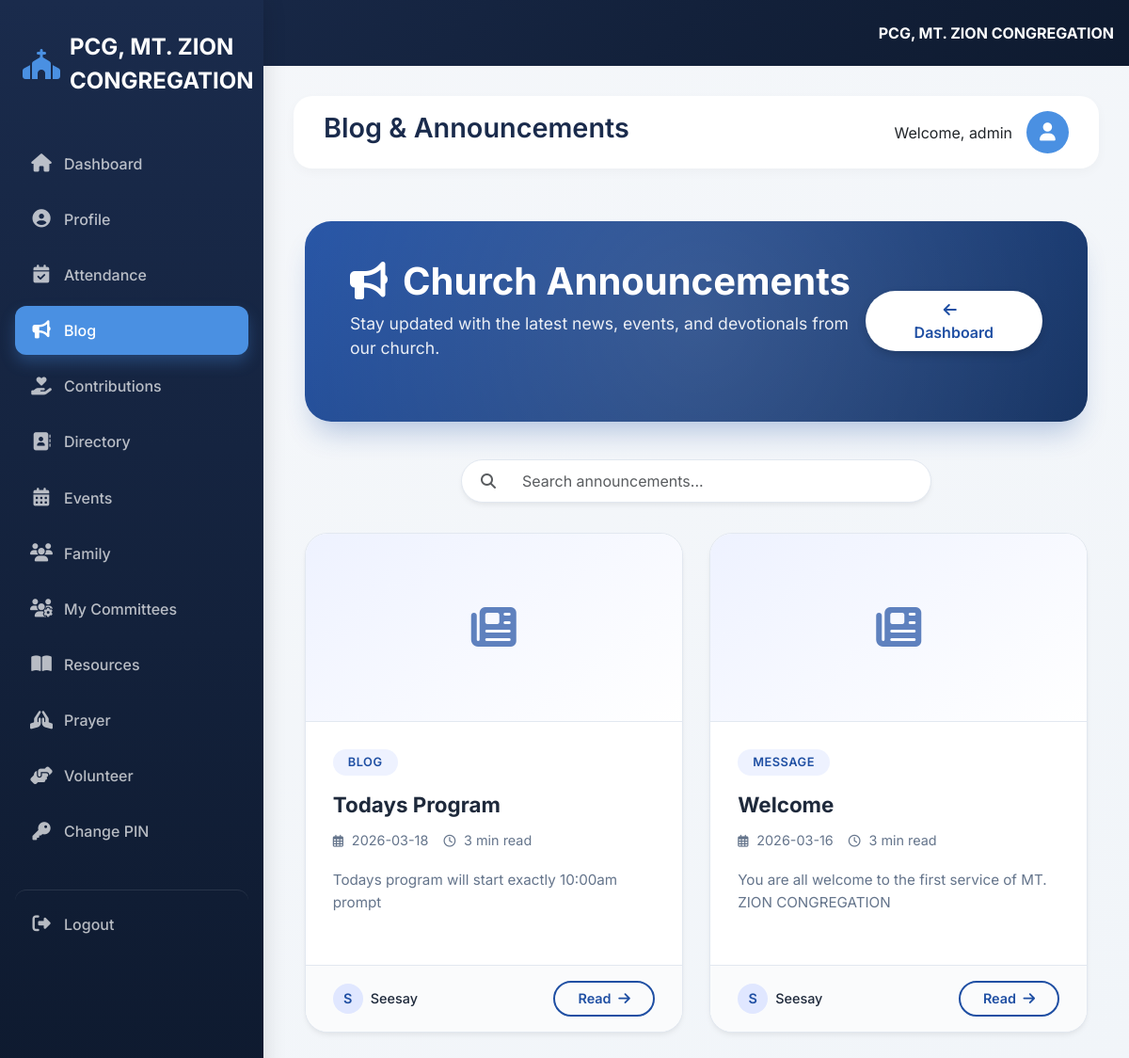
The page /blog (signed in) on the database its author committed.
### tables this page shows
CREATE TABLE settings (
        id INTEGER PRIMARY KEY AUTOINCREMENT,
        key TEXT UNIQUE,
        value TEXT
    );

CREATE TABLE blog_posts (
    id INTEGER PRIMARY KEY AUTOINCREMENT,
    title TEXT NOT NULL,
    content TEXT NOT NULL,
    author TEXT,
    category TEXT,
    published_at TIMESTAMP DEFAULT CURRENT_TIMESTAMP,
    updated_at TIMESTAMP DEFAULT CURRENT_TIMESTAMP,
    is_published INTEGER DEFAULT 1
);

### app.py (the view)
@app.route('/blog')
def blog_list():
    if 'member_id' not in session:
        return redirect(url_for('home'))
    db = DatabaseManager()
    posts = db.fetch_all("""
        SELECT id, title, content, author, category, published_at
        FROM blog_posts
        WHERE is_published = 1
        ORDER BY published_at DESC
    """)
    post_list = []
    for p in posts:
        post_list.append({
            'id': p[0],
            'title': p[1],
            'content': p[2][:200] + "..." if len(p[2]) > 200 else p[2],
            'author': p[3] or 'Admin',
            'category': p[4] or 'Uncategorized',
            'published': p[5]
        })
    return render_template('blog_list.html', posts=post_list)

### app.py (called while the page is built)
@app.context_processor
def inject_church_name():
    db = DatabaseManager()
    row = db.fetch_one("SELECT value FROM settings WHERE key='church_name'")
    church_name = row[0] if row else "Your Church"
    return dict(church_name=church_name)

### database.py (called while the page is built)
    def connect(self):
        try:
            self.conn = sqlite3.connect(DB_FILE, timeout=10)
            self.conn.execute("PRAGMA foreign_keys = ON")
            return self.conn
        except Error as e:
            print(f"Database connection error: {e}")
            return None

    def close(self):
        if self.conn:
            self.conn.close()

    def fetch_all(self, query, params=None):
        if not self.connect():
            return []
        cursor = self.conn.cursor()
        try:
            if params:
                cursor.execute(query, params)
            else:
                cursor.execute(query)
            return cursor.fetchall()
        except Error as e:
            print(f"Fetch Error: {e}")
            return []
        finally:
            self.close()

    def fetch_one(self, query, params=None):
        if not self.connect():
            return None
        cursor = self.conn.cursor()
        try:
            if params:
                cursor.execute(query, params)
            else:
                cursor.execute(query)
            return cursor.fetchone()
        except Error as e:
            print(f"Fetch Error: {e}")
            return None
        finally:
            self.close()

### templates/blog_list.html (shortened to what this page needs)
{% extends "base.html" %}
{% block page_title %}Blog & Announcements{% endblock %}
{% block content %}
<div class="container py-4">
    <div class="blog-header d-flex flex-column flex-md-row align-items-center justify-content-between">
        <div class="mb-3 mb-md-0">
            <h1><i class="fas fa-bullhorn me-3"></i>Church Announcements</h1>
            <p>Stay updated with the latest news, events, and devotionals from our church.</p>
        </div>
        <a href="{{ url_for('dashboard') }}" class="btn btn-light rounded-pill px-5 py-2">
            <i class="fas fa-arrow-left me-2"></i>Dashboard
        </a>
    </div>
    <div class="search-section d-flex align-items-center">
        <span class="ps-3 pe-2 text-muted"><i class="fas fa-search"></i></span>
        <input type="text" id="searchPosts" class="search-input form-control" placeholder="Search announcements...">
    </div>
    <div class="blog-grid" id="blogGrid">
        {% if posts %}
            {% for post in posts %}
            <div class="blog-card" data-search="{{ post.title.lower() }} {{ post.category.lower() }} {{ post.author.lower() }}">
                <div class="blog-card-image">
                    <i class="fas fa-newspaper"></i>
                </div>
                <div class="blog-card-content">
                    {% if post.category %}
                    <span class="blog-card-category">{{ post.category }}</span>
                    {% endif %}
                    <h3 class="blog-card-title">{{ post.title }}</h3>
                    <div class="blog-card-meta">
                        <span><i class="far fa-calendar-alt"></i> {{ post.published[:10] }}</span>
                        <span><i class="far fa-clock"></i> {{ post.read_time|default(3) }} min read</span>
                    </div>
                    <p class="blog-card-excerpt">{{ post.content }}</p>
                </div>
                <div class="blog-card-footer">
                    <div class="blog-card-author">
                        <div class="author-avatar">{{ post.author[:1]|upper if post.author else 'A' }}</div>
                        <span class="author-name">{{ post.author or 'Admin' }}</span>
                    </div>
                    <a href="{{ url_for('blog_detail', post_id=post.id) }}" class="btn-read-more">
                        Read <i class="fas fa-arrow-right ms-1"></i>
                    </a>
                </div>
            </div>
            {% endfor %}
        {% endif %}
    </div>
</div>
{% endblock %}

### templates/base.html (shortened to what this page needs)
<!DOCTYPE html>
<html lang="en">
<head>
    <link href="https://cdn.jsdelivr.net/npm/bootstrap@5.3.0/dist/css/bootstrap.min.css" rel="stylesheet">
    <link rel="stylesheet" href="https://cdnjs.cloudflare.com/ajax/libs/font-awesome/6.7.2/css/all.min.css">
</head>
<body>
    {% if session.member_id %}
        <div class="mobile-header d-flex justify-content-between align-items-center">
            <button class="btn btn-outline-light" type="button" data-bs-toggle="offcanvas" data-bs-target="#offcanvasSidebar" aria-controls="offcanvasSidebar">
                <i class="fas fa-bars"></i> Menu
            </button>
            <span class="fw-bold">{{ church_name }}</span>
        </div>
        <div class="desktop-sidebar">
            <a href="{{ url_for('dashboard') }}" class="logo">
                <i class="fas fa-church"></i>
                <span>{{ church_name }}</span>
            </a>
            <nav class="nav flex-column">
                <a class="nav-link {% if request.endpoint == 'dashboard' %}active{% endif %}" href="{{ url_for('dashboard') }}">
                    <i class="fas fa-home"></i> <span>Dashboard</span>
                </a>
                <a class="nav-link {% if request.endpoint == 'profile' %}active{% endif %}" href="{{ url_for('profile') }}">
                    <i class="fas fa-user-circle"></i> <span>Profile</span>
                </a>
                <a class="nav-link {% if request.endpoint == 'attendance' %}active{% endif %}" href="{{ url_for('attendance') }}">
                    <i class="fas fa-calendar-check"></i> <span>Attendance</span>
                </a>
                <a class="nav-link {% if request.endpoint == 'blog_list' %}active{% endif %}" href="{{ url_for('blog_list') }}">
                    <i class="fas fa-bullhorn"></i> <span>Blog</span>
                </a>
                <a class="nav-link {% if request.endpoint == 'contributions' %}active{% endif %}" href="{{ url_for('contributions') }}">
                    <i class="fas fa-hand-holding-heart"></i> <span>Contributions</span>
                </a>
                <a class="nav-link {% if request.endpoint == 'directory' %}active{% endif %}" href="{{ url_for('directory') }}">
                    <i class="fas fa-address-book"></i> <span>Directory</span>
                </a>
                <a class="nav-link {% if request.endpoint == 'events' %}active{% endif %}" href="{{ url_for('events') }}">
                    <i class="fas fa-calendar-alt"></i> <span>Events</span>
                </a>
                <a class="nav-link {% if request.endpoint == 'family' %}active{% endif %}" href="{{ url_for('family') }}">
                    <i class="fas fa-users"></i> <span>Family</span>
                </a>
                <a class="nav-link {% if request.endpoint == 'my_committees' %}active{% endif %}" href="{{ url_for('my_committees') }}">
                    <i class="fas fa-users-cog"></i> <span>My Committees</span>
                </a>
                <a class="nav-link {% if request.endpoint == 'resource_library' %}active{% endif %}" href="{{ url_for('resource_library') }}">
                    <i class="fas fa-book-open"></i> <span>Resources</span>
                </a>
                <a class="nav-link {% if request.endpoint == 'prayer' %}active{% endif %}" href="{{ url_for('prayer') }}">
                    <i class="fas fa-praying-hands"></i> <span>Prayer</span>
                </a>
                <a class="nav-link {% if request.endpoint == 'volunteer_list' %}active{% endif %}" href="{{ url_for('volunteer_list') }}">
                    <i class="fas fa-hands-helping"></i> <span>Volunteer</span>
                </a>
                <a class="nav-link {% if request.endpoint == 'change_pin' %}active{% endif %}" href="{{ url_for('change_pin') }}">
                    <i class="fas fa-key"></i> <span>Change PIN</span>
                </a>
                <a class="nav-link logout" href="{{ url_for('logout') }}">
                    <i class="fas fa-sign-out-alt"></i> <span>Logout</span>
                </a>
            </nav>
        </div>
        <div class="main-content">
            <div class="top-bar">
                <h1 class="page-title">{% block page_title %}Dashboard{% endblock %}</h1>
                <div class="user-info">
                    <span>Welcome, {{ session.member_name }}</span>
                    <div class="user-avatar">
                        <i class="fas fa-user"></i>
                    </div>
                </div>
            </div>
            {% block content %}{% endblock %}
        </div>
    {% endif %}
</body>
</html>

### templates/base.html (style rules this page uses)
body { font-family: 'Inter', 'Segoe UI', sans-serif; background: #f0f4f8; min-height: 100vh; }
.desktop-sidebar { position: fixed; top: 0; left: 0; bottom: 0; width: 280px; background: linear-gradient(180deg, #1a2b4c 0%, #0e1a2f 100%); color: #fff; padding: 2rem 1rem; overflow-y: auto; transition: all 0.3s; z-index: 1000; box-shadow: 4px 0 20px rgba(0,0,0,0.1); }
.desktop-sidebar .logo { font-size: 1.5rem; font-weight: 700; display: flex; align-items: center; gap: 10px; margin-bottom: 2.5rem; padding-left: 0.5rem; color: #fff; text-decoration: none; }
.desktop-sidebar .logo i { font-size: 2rem; color: #4a90e2; }
.desktop-sidebar .nav-link { color: rgba(255,255,255,0.7); padding: 0.9rem 1rem; margin: 0.2rem 0; border-radius: 12px; display: flex; align-items: center; gap: 12px; transition: all 0.2s; font-weight: 500; }
.desktop-sidebar .nav-link i { width: 24px; font-size: 1.2rem; text-align: center; }
.desktop-sidebar .nav-link.active { background: #4a90e2; color: white; box-shadow: 0 8px 16px rgba(74,144,226,0.3); }
.desktop-sidebar .nav-link.logout { margin-top: 2rem; border-top: 1px solid rgba(255,255,255,0.1); padding-top: 1.5rem; }
.main-content { margin-left: 280px; padding: 2rem; min-height: 100vh; transition: margin-left 0.3s; }
.top-bar { display: flex; justify-content: space-between; align-items: center; margin-bottom: 2rem; background: white; padding: 1rem 2rem; border-radius: 20px; box-shadow: 0 4px 12px rgba(0,0,0,0.03); }
.page-title { font-size: 1.8rem; font-weight: 600; color: #1a2b4c; }
.user-info { display: flex; align-items: center; gap: 15px; }
.user-avatar { width: 45px; height: 45px; border-radius: 50%; background: #4a90e2; display: flex; align-items: center; justify-content: center; color: white; font-size: 1.2rem; }
.mobile-header { display: none; background: linear-gradient(135deg, #1a2b4c, #0e1a2f); color: white; padding: 1rem; }
@media (min-width: 992px) { .mobile-header { display: none; } }

### rows shown on the page
settings: value "PCG, MT. ZION CONGREGATION"
blog_posts: category "BLOG", title "Todays Program", published_at "2026-03-18", read_time "3", content "Todays program will start exactly 10:00am prompt", author "S", author "Seesay"
blog_posts: category "MESSAGE", title "Welcome", published_at "2026-03-16", read_time "3", content "You are all welcome to the first service of MT. ZION CONGREGATION", author "S", author "Seesay"

### other values the page prints
{{ session.member_name }} "admin"
